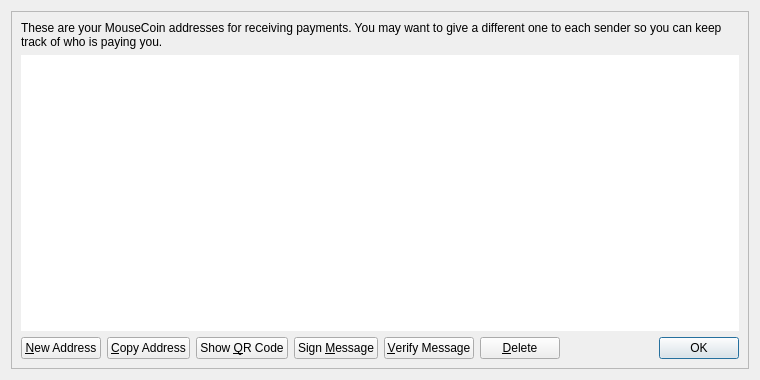
<?xml version="1.0" encoding="UTF-8"?>
<ui version="4.0">
 <class>AddressBookPage</class>
 <widget class="QWidget" name="AddressBookPage">
  <property name="geometry">
   <rect>
    <x>0</x>
    <y>0</y>
    <width>760</width>
    <height>380</height>
   </rect>
  </property>
  <property name="windowTitle">
   <string>Address Book</string>
  </property>
  <layout class="QVBoxLayout" name="verticalLayout_2">
   <item>
    <widget class="QFrame" name="frameMain">
     <property name="frameShape">
      <enum>QFrame::StyledPanel</enum>
     </property>
     <property name="frameShadow">
      <enum>QFrame::Raised</enum>
     </property>
     <layout class="QVBoxLayout" name="verticalLayout">
      <item>
       <widget class="QLabel" name="labelExplanation">
        <property name="text">
         <string>These are your MouseCoin addresses for receiving payments. You may want to give a different one to each sender so you can keep track of who is paying you.</string>
        </property>
        <property name="textFormat">
         <enum>Qt::PlainText</enum>
        </property>
        <property name="wordWrap">
         <bool>true</bool>
        </property>
       </widget>
      </item>
      <item>
       <widget class="QTableView" name="tableView">
        <property name="contextMenuPolicy">
         <enum>Qt::CustomContextMenu</enum>
        </property>
        <property name="toolTip">
         <string>Double-click to edit address or label</string>
        </property>
        <property name="frameShape">
         <enum>QFrame::NoFrame</enum>
        </property>
        <property name="tabKeyNavigation">
         <bool>false</bool>
        </property>
        <property name="alternatingRowColors">
         <bool>true</bool>
        </property>
        <property name="selectionMode">
         <enum>QAbstractItemView::SingleSelection</enum>
        </property>
        <property name="selectionBehavior">
         <enum>QAbstractItemView::SelectRows</enum>
        </property>
        <property name="sortingEnabled">
         <bool>true</bool>
        </property>
        <attribute name="verticalHeaderVisible">
         <bool>false</bool>
        </attribute>
       </widget>
      </item>
      <item>
       <layout class="QHBoxLayout" name="horizontalLayout">
        <item>
         <widget class="QPushButton" name="newAddressButton">
          <property name="toolTip">
           <string>Create a new address</string>
          </property>
          <property name="text">
           <string>&amp;New Address</string>
          </property>
          <property name="icon">
           <iconset resource="../bitcoin.qrc">
            <normaloff>:/icons/add</normaloff>:/icons/add</iconset>
          </property>
         </widget>
        </item>
        <item>
         <widget class="QPushButton" name="copyToClipboard">
          <property name="toolTip">
           <string>Copy the currently selected address to the system clipboard</string>
          </property>
          <property name="text">
           <string>&amp;Copy Address</string>
          </property>
          <property name="icon">
           <iconset resource="../bitcoin.qrc">
            <normaloff>:/icons/editcopy</normaloff>:/icons/editcopy</iconset>
          </property>
         </widget>
        </item>
        <item>
         <widget class="QPushButton" name="showQRCode">
          <property name="text">
           <string>Show &amp;QR Code</string>
          </property>
          <property name="icon">
           <iconset resource="../bitcoin.qrc">
            <normaloff>:/icons/qrcode</normaloff>:/icons/qrcode</iconset>
          </property>
         </widget>
        </item>
        <item>
         <widget class="QPushButton" name="signMessage">
          <property name="toolTip">
           <string>Sign a message to prove you own a MouseCoin address</string>
          </property>
          <property name="text">
           <string>Sign &amp;Message</string>
          </property>
          <property name="icon">
           <iconset resource="../bitcoin.qrc">
            <normaloff>:/icons/edit</normaloff>:/icons/edit</iconset>
          </property>
         </widget>
        </item>
        <item>
         <widget class="QPushButton" name="verifyMessage">
          <property name="toolTip">
           <string>Verify a message to ensure it was signed with a specified MouseCoin address</string>
          </property>
          <property name="text">
           <string>&amp;Verify Message</string>
          </property>
          <property name="icon">
           <iconset resource="../bitcoin.qrc">
            <normaloff>:/icons/transaction_0</normaloff>:/icons/transaction_0</iconset>
          </property>
         </widget>
        </item>
        <item>
         <widget class="QPushButton" name="deleteButton">
          <property name="toolTip">
           <string>Delete the currently selected address from the list</string>
          </property>
          <property name="text">
           <string>&amp;Delete</string>
          </property>
          <property name="icon">
           <iconset resource="../bitcoin.qrc">
            <normaloff>:/icons/remove</normaloff>:/icons/remove</iconset>
          </property>
         </widget>
        </item>
        <item>
         <spacer name="horizontalSpacer">
          <property name="orientation">
           <enum>Qt::Horizontal</enum>
          </property>
          <property name="sizeHint" stdset="0">
           <size>
            <width>40</width>
            <height>20</height>
           </size>
          </property>
         </spacer>
        </item>
        <item>
         <widget class="QDialogButtonBox" name="buttonBox">
          <property name="sizePolicy">
           <sizepolicy hsizetype="Maximum" vsizetype="Fixed">
            <horstretch>0</horstretch>
            <verstretch>0</verstretch>
           </sizepolicy>
          </property>
          <property name="standardButtons">
           <set>QDialogButtonBox::Ok</set>
          </property>
         </widget>
        </item>
       </layout>
      </item>
     </layout>
    </widget>
   </item>
  </layout>
 </widget>
 <resources>
  <include location="../bitcoin.qrc"/>
 </resources>
 <connections/>
</ui>
